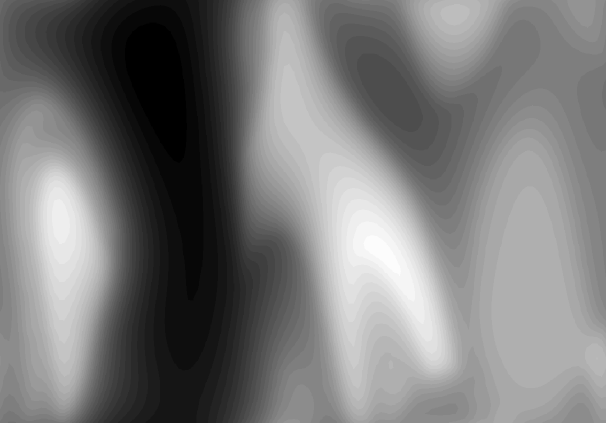
#> input picture Q001-Grav.bmp, 1212 x 845 px (shown at 1/2 size); its folder holds only this picture in this run
$ python 'Synthetic Noddy - Part 1 enhanced.py'
#> lines starting #> are read from the running program, lines starting #| are printed output that depends on the picture; after the words box and inside, x2 and y2 are one past the last pixel; in counts of white or black regions, pixels touching at a corner belong together
import os
import numpy as np
import pandas as pd
import seaborn as sns
from PIL import Image
from scipy import ndimage
import matplotlib.pyplot as plt
import matplotlib.patches as mpatches
from matplotlib.colors import ListedColormap
from scipy.ndimage import zoom
from scipy.interpolate import RectBivariateSpline
from skimage.restoration import inpaint

from scipy.stats import pearsonr
from statsmodels.stats.outliers_influence import variance_inflation_factor
from skimage.measure import block_reduce
from matplotlib.colors import LinearSegmentedColormap

# This part of the code is for data preparation


# Add GCI values for each model
GLOBAL_GCI_VALUES = {
    'Q004': 0.6125,
    'Q002': 0.55,
    'Q001': 0.5125,
    'Q003': 0.55,
    'Q006': 0.875,
    'Q005': 0.675
}


# Define lithology mappings for each Q file
lithology_mappings = {
    'Q004': {
        1: 'Mafic volcanic',
        2: 'Sedimentary cover',
        3: 'Psammitic sediment',
        4: 'Felsic intrusive',
        5: 'Pelitic sediment'
    },
    'Q002': {
        1: 'Metamorphic rocks',
        2: 'Sedimentary cover',
        3: 'Psammitic sediment',
        4: 'Pelitic sediment'
    },
    'Q001': {
        1: 'Sedimentary cover',
        2: 'Psammitic sediment',
        3: 'Felsic intrusive',
        4: 'Pelitic sediment'
    },
    'Q003': {
        1: 'Sedimentary cover',
        2: 'Psammitic sediment',
        3: 'Felsic intrusive',
        4: 'Pelitic sediment'
    },
    'Q006': {
        1: 'Chert',
        2: 'Carbonaceous rock',
        3: 'Sedimentary cover',
        4: 'Psammitic sediment',
        5: 'Felsic intrusive',
        6: 'Pelitic sediment'
    },
    'Q005': {
        1: 'Intermediate intrusive',
        2: 'Chert',
        3: 'Sedimentary cover',
        4: 'Carbonaceous rock',
        5: 'Pelitic sediment',
        6: 'Psammitic sediment'
    }
}


def create_output_dir():
    """Create output directory if it doesn't exist."""
    output_dir = "SyntheticNoddy"
    if not os.path.exists(output_dir):
        os.makedirs(output_dir)
        print(f"Created output directory: {output_dir}")
    else:
        print(f"Output directory already exists: {output_dir}")
    return output_dir


def load_bmp_to_matrix(file_path, expected_shape=None, keep_color=False):
    """Load BMP file into numpy matrix with enhanced validation."""
    try:
        img = Image.open(file_path)
        if not keep_color and img.mode != 'L':
            img = img.convert('L')

        # Use different data types for color vs grayscale
        if keep_color:
            matrix = np.array(img)  # Keep as uint8 for color images
        else:
            matrix = np.array(img, dtype=np.float64)  # Use float64 for geophysical data

        if expected_shape and matrix.shape[:2] != expected_shape:
            print(f"Warning: {file_path} has shape {matrix.shape}, expected {expected_shape}")

        # Check if data is constant or has very low variability
        if not keep_color and np.std(matrix) < 1e-6:
            print(f"WARNING: {file_path} has very low variability (std = {np.std(matrix):.6f})")

        return matrix
    except Exception as e:
        print(f"Error loading {file_path}: {str(e)}")
        return None


def smooth_and_interpolate(matrix, smoothing_factor=2.0):
    """
    Apply smoothing and refined interpolation to the matrix while maintaining original resolution.

    Args:
        matrix: Input 2D magnetic data matrix
        smoothing_factor: Controls the smoothness (higher = smoother)

    Returns:
        Smoothed and interpolated matrix with same dimensions
    """
    # Create grid coordinates
    y, x = np.mgrid[0:matrix.shape[0], 0:matrix.shape[1]]

    # First apply substantial Gaussian smoothing
    smoothed = ndimage.gaussian_filter(matrix, sigma=smoothing_factor)

    # Create interpolation function with cubic spline
    interp_func = RectBivariateSpline(
        np.arange(matrix.shape[0]),
        np.arange(matrix.shape[1]),
        smoothed,
        kx=1, ky=1  # Linear interpolation or 3 for Cubic interpolation
    )

    # Evaluate on original grid points
    return interp_func(np.arange(matrix.shape[0]), np.arange(matrix.shape[1]))


def fill_gaps(data, threshold=0.01, max_iter=5):
    """
    Fill gaps (near-zero values) in the data using inpainting and interpolation.

    Args:
        data: Input 2D array with gaps
        threshold: Value below which is considered a gap
        max_iter: Maximum number of filling iterations

    Returns:
        Gap-filled array
    """
    # Create mask for gaps (near-zero areas)
    mask = (np.abs(data) < threshold * np.nanmax(np.abs(data)))

    # If no gaps found, return original data
    if not np.any(mask):
        return data

    # Use inpainting to fill gaps
    filled = inpaint.inpaint_biharmonic(data, mask)

    # Blend with original data at edges of gaps
    blend_mask = ndimage.distance_transform_edt(~mask)
    blend_mask = np.clip(blend_mask / blend_mask.max(), 0, 1)
    result = filled * blend_mask + data * (1 - blend_mask)

    return result


def calculate_1vd(matrix):
    """Calculate the first vertical derivative (1VD) with smoothing."""
    # Apply enhanced smoothing and interpolation
    smoothed = smooth_and_interpolate(matrix, smoothing_factor=20)

    # Calculate vertical gradient with proper spacing
    grad_y = np.gradient(smoothed, axis=0)

    # Fill gaps in the derivative
    grad_y = fill_gaps(grad_y)

    # Mild smoothing of the derivative
    grad_y = ndimage.gaussian_filter(grad_y, sigma=0.3)

    return grad_y


def calculate_tile(matrix, window_size=3):
    """Calculate tile (local mean)."""
    return ndimage.uniform_filter(matrix, size=window_size)


def calculate_analytical_signal(matrix):
    """Calculate the analytical signal magnitude with improved method."""
    # Apply enhanced smoothing and interpolation
    smoothed = smooth_and_interpolate(matrix, smoothing_factor=20)

    # Calculate gradients
    grad_y, grad_x = np.gradient(smoothed)

    # Calculate analytical signal
    analytical_signal = np.sqrt(grad_x ** 2 + grad_y ** 2)

    # Fill gaps in the analytical signal
    analytical_signal = fill_gaps(analytical_signal)

    # Apply final smoothing
    analytical_signal = ndimage.gaussian_filter(analytical_signal, sigma=0.5)

    return analytical_signal


def plot_geophysics(data, title, filename):
    """Create and save geophysics figure with proper formatting and better visualization."""
    fig, ax = plt.subplots(figsize=(12, 9))

    # Handle potential NaN or infinite values
    data_clean = np.nan_to_num(data, nan=0.0, posinf=0.0, neginf=0.0)

    # Use percentile-based clipping for better contrast
    vmin, vmax = np.percentile(data_clean, [2, 98])

    # Plot with y-axis increasing upward
    extent = [0, data.shape[1], 0, data.shape[0]]

    # Use different colormaps for different data types
    if '1VD' in title:
        cmap = 'RdBu_r'  # Red-Blue colormap for derivatives
    elif 'analytical' in title.lower():
        cmap = 'hot'  # Hot colormap for analytical signal
    else:
        cmap = 'viridis'  # Default colormap

    im = ax.imshow(data_clean, cmap=cmap, extent=extent, aspect='equal',
                   origin='lower', vmin=vmin, vmax=vmax, interpolation='bilinear')

    ax.set_title(title, fontsize=14, pad=20)
    ax.set_xlabel('X Coordinate', fontsize=12)
    ax.set_ylabel('Y Coordinate', fontsize=12)

    # Add colorbar with better formatting
    cbar = fig.colorbar(im, ax=ax, shrink=0.8, pad=0.02)

    # Set colorbar label based on data type
    if '1VD' in title:
        cbar.set_label('1VD (nT/m or mGal/m)', rotation=270, labelpad=20)
    elif 'analytical' in title.lower():
        cbar.set_label('Analytical Signal Amplitude', rotation=270, labelpad=20)
    elif 'tile' in title.lower():
        cbar.set_label('Filtered Amplitude', rotation=270, labelpad=20)
    else:
        cbar.set_label('Intensity', rotation=270, labelpad=20)

    # Add grid for better readability
    ax.grid(True, alpha=0.3)

    plt.tight_layout()
    fig.savefig(filename, dpi=300, bbox_inches='tight')
    plt.close(fig)

    print(f"Saved: {filename} (Range: {vmin:.3f} to {vmax:.3f})")


# [144 lines left out: functions rgb_to_lithology_id, expand_planview_to_geophysics_size, plot_planview, not called in this run]


def process_geophysical_data():
    """Process all gravity and magnetic data files."""
    results = {}
    for i in range(1, 7):
        for field_type in ['Grav', 'Mag']:
            file_name = f"Q{i:03d}-{field_type}.bmp"

            if os.path.exists(file_name):
                print(f"Processing {file_name}...")
                matrix = load_bmp_to_matrix(file_name, expected_shape=(845, 1212))
#> in load_bmp_to_matrix, img is the input picture: PIL image 1212x845 RGB; min 0, max 252, mean 121.2
                if matrix is not None:
                    # Calculate derivatives
                    vd_1 = calculate_1vd(matrix)
#> in calculate_1vd, `grad_y = np.gradient(smoothed, axis=0)`:
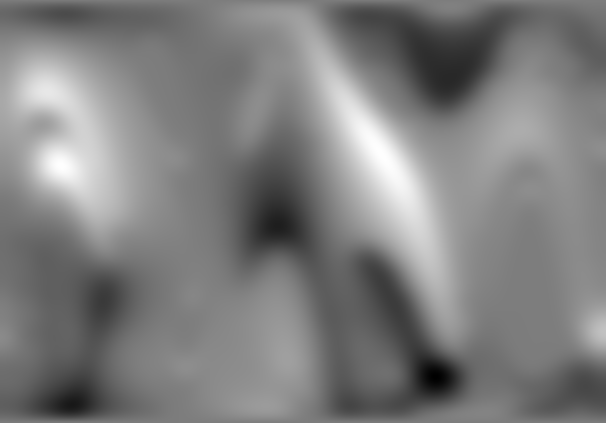
#> grad_y: shape (845, 1212) float64 (shown at 1/2 size); min -0.881, max 0.916, mean 0.0132; drawn with min black and max white
#> in fill_gaps, `mask = (np.abs(data) < threshold * np.nanmax(np.abs(data)))`:
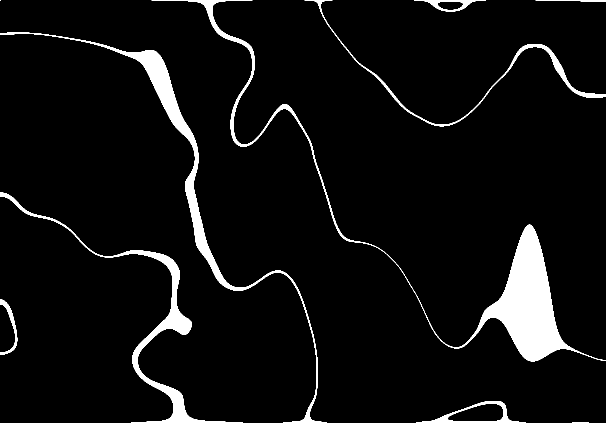
#> mask: shape (845, 1212) bool (shown at 1/2 size); 5.7% white; 10 white regions (1 under 20 px), largest, box (x1, y1, x2, y2) and area: (303, 0, 1212, 723) 27264, (0, 65, 653, 845) 13617, (0, 385, 485, 845) 9838
#> in fill_gaps, `blend_mask = ndimage.distance_transform_edt(~mask)`:
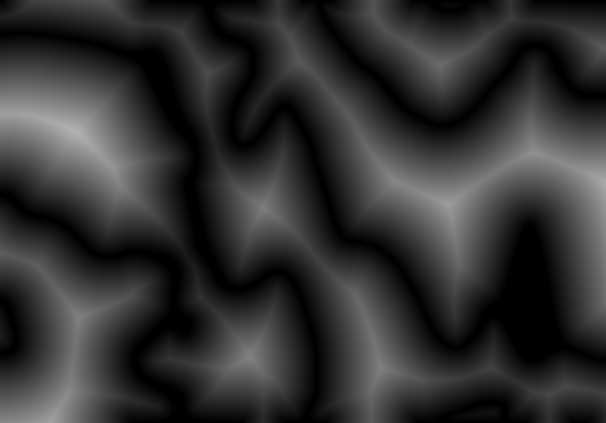
#> blend_mask: shape (845, 1212) float64 (shown at 1/2 size); min 0, max 179, mean 50.1
#> in fill_gaps, `blend_mask = np.clip(blend_mask / blend_mask.max(), 0, 1)`:
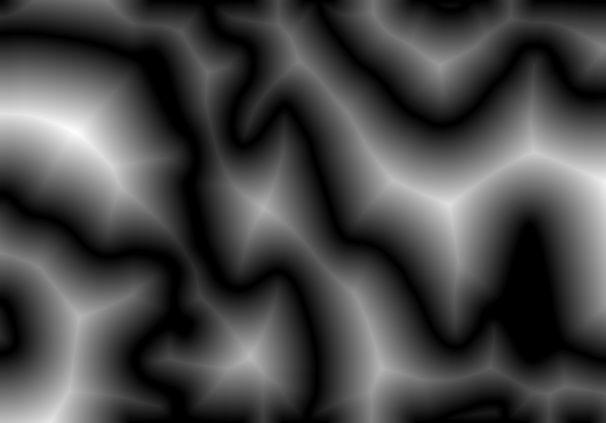
#> blend_mask: shape (845, 1212) float64 (shown at 1/2 size); min 0, max 1, mean 0.28
                    tile_result = calculate_tile(matrix)
                    analytical_sig = calculate_analytical_signal(matrix)
#> in calculate_analytical_signal, `grad_y, grad_x = np.gradient(smoothed)`:
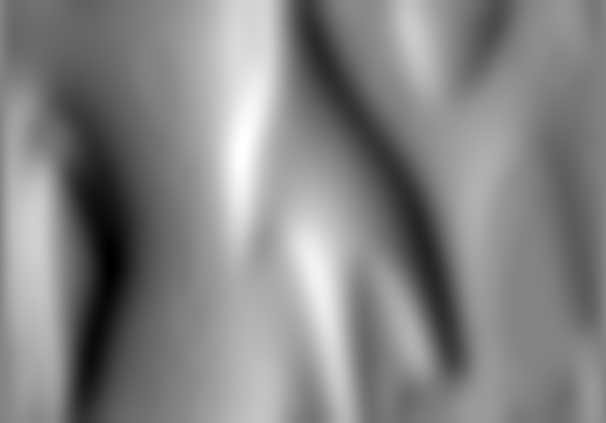
#> grad_x: shape (845, 1212) float64 (shown at 1/2 size); min -1.76, max 1.65, mean 0.00882; drawn with min black and max white
#> in calculate_analytical_signal, `analytical_signal = np.sqrt(grad_x ** 2 + grad_y ** 2)`:
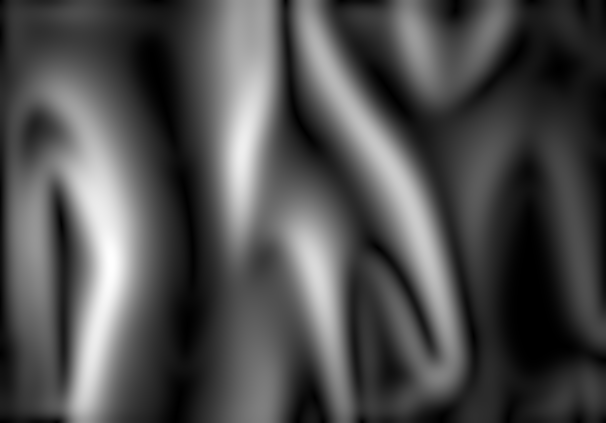
#> analytical_signal: shape (845, 1212) float64 (shown at 1/2 size); min 8.91e-07, max 1.77, mean 0.539; drawn with min black and max white
#> call 2 of fill_gaps, with threshold = 0.01, max_iter = 5
#> in fill_gaps (call 2), `blend_mask = ndimage.distance_transform_edt(~mask)`:
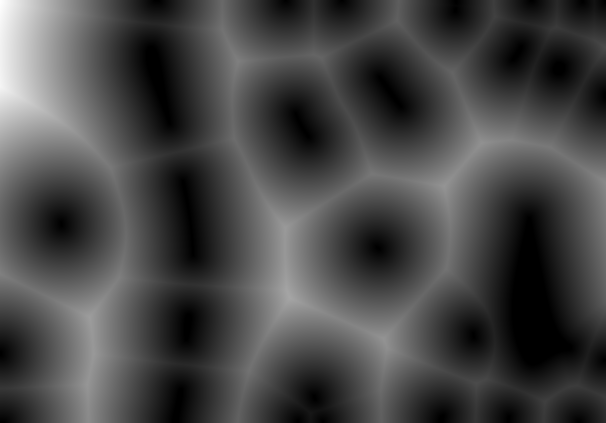
#> blend_mask: shape (845, 1212) float64 (shown at 1/2 size); min 0, max 309, mean 86.6; drawn with min black and max white
#> (the rest of the program and of its run is left out)
